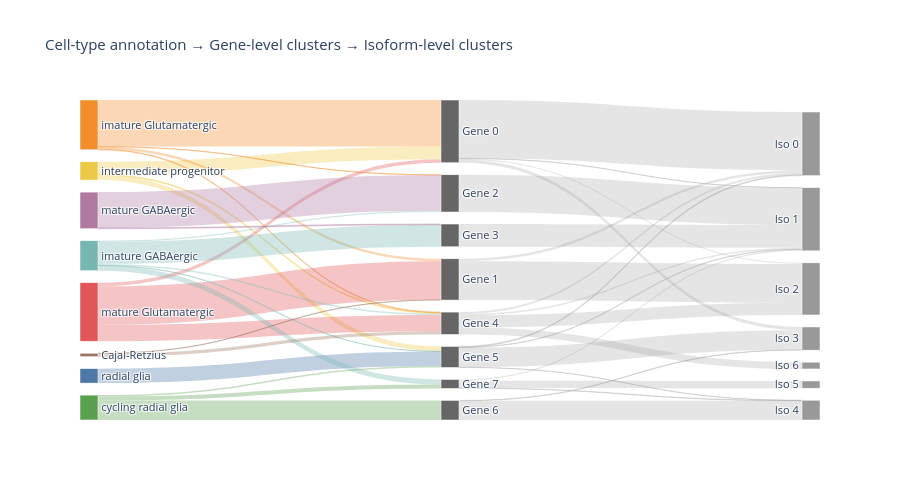

Notebook cell for this chart:
### Code cell
import plotly.graph_objects as go

# Align labels across shared cells
common = adata.obs_names.intersection(gene_adata.obs_names).intersection(adata_iso.obs_names)
ct  = adata.obs.loc[common, 'cell_type'].astype(str)
gcl = 'Gene ' + gene_adata.obs.loc[common, 'leiden_gene'].astype(str)
icl = 'Iso ' + adata_iso.obs.loc[common, 'leiden_iso'].astype(str)

# Three column labels: cell type | gene clusters | isoform clusters
ct_labels  = CELL_TYPE_ORDER
gcl_labels = sorted(gcl.unique(), key=lambda x: int(x.split()[-1]))
icl_labels = sorted(icl.unique(), key=lambda x: int(x.split()[-1]))
all_labels = ct_labels + gcl_labels + icl_labels

idx = {v: i for i, v in enumerate(all_labels)}

source, target, value, link_color = [], [], [], []

# Left flows: cell type → gene cluster
for c in ct_labels:
    mask = ct == c
    for g in gcl_labels:
        n = int((mask & (gcl == g)).sum())
        if n > 0:
            source.append(idx[c]); target.append(idx[g]); value.append(n)
            h = CELL_TYPE_COLORS[c]
            link_color.append(f"rgba({int(h[1:3],16)},{int(h[3:5],16)},{int(h[5:7],16)},0.35)")

# Right flows: gene cluster → isoform cluster
for g in gcl_labels:
    mask = gcl == g
    for ic in icl_labels:
        n = int((mask & (icl == ic)).sum())
        if n > 0:
            source.append(idx[g]); target.append(idx[ic]); value.append(n)
            link_color.append("rgba(150,150,150,0.25)")

node_colors = ([CELL_TYPE_COLORS[c] for c in ct_labels]
               + ['#666666'] * len(gcl_labels)
               + ['#999999'] * len(icl_labels))

fig = go.Figure(go.Sankey(
    node=dict(
        pad=12, thickness=18, line=dict(color='white', width=0.5),
        label=all_labels, color=node_colors,
    ),
    link=dict(source=source, target=target, value=value, color=link_color),
))
fig.update_layout(
    title_text="Cell-type annotation → Gene-level clusters → Isoform-level clusters",
    font_size=11, width=900, height=500,
)
fig.show()

### Figure 1 — Plotly figure (JSON) as saved in the notebook; plotly's stock layout.template omitted (floating-point values rounded to 4 significant figures)
{"data": [{"link": {"color": ["rgba(78,121,167,0.35)", "rgba(89,161,79,0.35)", "rgba(89,161,79,0.35)", "rgba(89,161,79,0.35)", "rgba(237,201,72,0.35)", "rgba(237,201,72,0.35)", "rgba(237,201,72,0.35)", "rgba(242,142,43,0.35)", "rgba(242,142,43,0.35)", "rgba(242,142,43,0.35)", "rgba(242,142,43,0.35)", "rgba(225,87,89,0.35)", "rgba(225,87,89,0.35)", "rgba(225,87,89,0.35)", "rgba(118,183,178,0.35)", "rgba(118,183,178,0.35)", "rgba(118,183,178,0.35)", "rgba(118,183,178,0.35)", "rgba(118,183,178,0.35)", "rgba(176,122,161,0.35)", "rgba(176,122,161,0.35)", "rgba(156,117,95,0.35)", "rgba(156,117,95,0.35)", "rgba(150,150,150,0.25)", "rgba(150,150,150,0.25)", "rgba(150,150,150,0.25)", "rgba(150,150,150,0.25)", "rgba(150,150,150,0.25)", "rgba(150,150,150,0.25)", "rgba(150,150,150,0.25)", "rgba(150,150,150,0.25)", "rgba(150,150,150,0.25)", "rgba(150,150,150,0.25)", "rgba(150,150,150,0.25)", "rgba(150,150,150,0.25)", "rgba(150,150,150,0.25)", "rgba(150,150,150,0.25)", "rgba(150,150,150,0.25)", "rgba(150,150,150,0.25)", "rgba(150,150,150,0.25)", "rgba(150,150,150,0.25)", "rgba(150,150,150,0.25)", "rgba(150,150,150,0.25)", "rgba(150,150,150,0.25)"], "source": [0, 1, 1, 1, 2, 2, 2, 3, 3, 3, 3, 4, 4, 4, 5, 5, 5, 5, 5, 6, 6, 7, 7, 8, 8, 8, 8, 9, 9, 10, 11, 12, 12, 12, 12, 13, 13, 13, 13, 14, 14, 15, 15, 15], "target": [13, 13, 14, 15, 8, 12, 13, 8, 9, 10, 12, 8, 9, 12, 10, 11, 12, 13, 15, 10, 11, 9, 12, 16, 17, 18, 19, 16, 18, 17, 17, 16, 17, 18, 22, 16, 17, 19, 20, 19, 20, 17, 20, 21], "value": [68, 7, 92, 18, 59, 4, 23, 219, 11, 1, 3, 17, 182, 76, 6, 103, 7, 1, 24, 168, 4, 1, 15, 274, 1, 5, 15, 11, 183, 175, 107, 10, 6, 57, 32, 4, 2, 92, 1, 2, 90, 6, 2, 34]}, "node": {"color": ["#4E79A7", "#59A14F", "#EDC948", "#F28E2B", "#E15759", "#76B7B2", "#B07AA1", "#9C755F", "#666666", "#666666", "#666666", "#666666", "#666666", "#666666", "#666666", "#666666", "#999999", "#999999", "#999999", "#999999", "#999999", "#999999", "#999999"], "label": ["radial glia", "cycling radial glia", "intermediate progenitor", "imature Glutamatergic", "mature Glutamatergic", "imature GABAergic", "mature GABAergic", "Cajal-Retzius", "Gene 0", "Gene 1", "Gene 2", "Gene 3", "Gene 4", "Gene 5", "Gene 6", "Gene 7", "Iso 0", "Iso 1", "Iso 2", "Iso 3", "Iso 4", "Iso 5", "Iso 6"], "line": {"color": "white", "width": 0.5}, "pad": 12, "thickness": 18}, "type": "sankey"}], "layout": {"font": {"size": 11}, "height": 500, "title": {"text": "Cell-type annotation → Gene-level clusters → Isoform-level clusters"}, "width": 900}}
